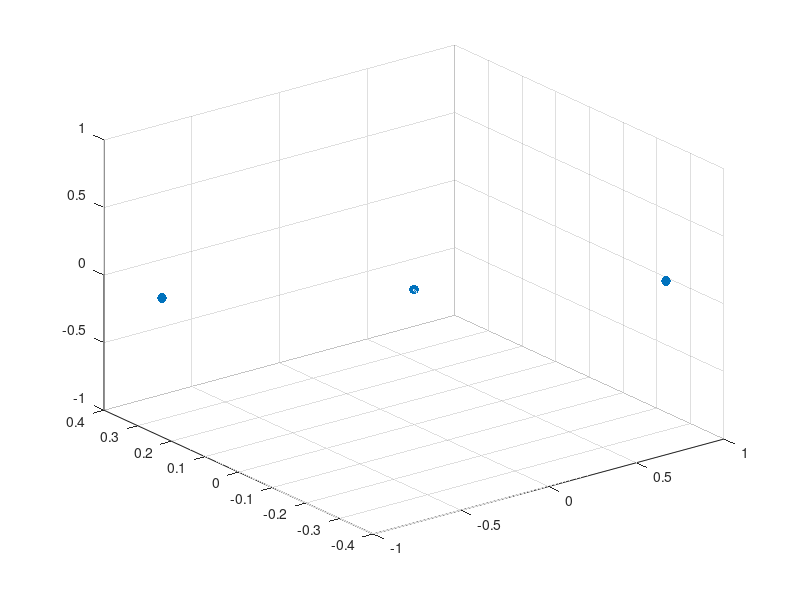

The MATLAB script that drew this image: (Note: this script raises an error after producing the figure.)
%% Setting up parameters
clear;clc
G = 6.674*10^-11;
n = 10;
spread = 5;
%G = 1;
dt = 0.01666666;
% Initial masses
m_1 = 1/G;
m_2 = 1/G;
m_3 = 1/G;
m = [m_1;m_2;m_3];
%m = (exp(rand(n,1).*3)).*1/G;
% Initial Positions
r_1 = [0.97000436 -0.24308753 0];
r_2 = -r_1;
r_3 = [0 0 0];
r = [r_1;r_2;r_3];
%r = rand(n,3).*spread-spread/2;
% Initial Velocities
rdot_1 = [0.93240737/2 0.86473146/2 0];
rdot_2 = [0.93240737/2 0.86473146/2 0];
rdot_3 = [-0.93240737 -0.86473146 0];
rdot = [rdot_1;rdot_2;rdot_3];
%rdot = rand(n,3).*2-1;
%% Setting up spacial plot
trl = quiver3(r(:,1),r(:,2),r(:,3),...
    dt.*rdot(:,1),dt.*rdot(:,2),dt.*rdot(:,3),0);
hold on
s = scatter3(r(:,1),r(:,2),r(:,3),m.*G.*50,'filled');
trl.ShowArrowHead = 'off';
%trl.LineStyle = 'none';
%trl.Marker = '.';
%trl.MarkerSize = 5;

ax = gca;
axis equal
ax.Clipping = 'off';
ax.Box = 'off';
axis([-1.5 1.5 -0.5 0.5 -0.5 0.5])
camproj('perspective')
cameratoolbar('SetMode','orbit')
%% Simulation Loop
rold = r;
rdotold = rdot;
tic
while true
    r2dot = zeros(size(r,1),size(r,2));
    for i = 1:size(r,1)
        for j = 1:size(r,1)
            if j == i
            else
                r2dot(i,:) = r2dot(i,:) + (G*m(j).*(r(j,:)-r(i,:)))/(norm(r(j,:)-r(i,:))^3);
            end
        end
    end
    rdot = rdot + dt.*r2dot;
    r = r + dt.*rdot;
    %mold = cat(1,mold,m);
    
    rold = cat(1,rold,r);
    rdotold = cat(1,rdotold,rdot);
    if(size(rold,1) > size(r,1)*round(20/dt))
        rold = rold((end-size(r,1)*round(20/dt)):end,:);
        rdotold = rdotold((end-size(r,1)*round(20/dt)):end,:);
    end
%    rold(ones(size(rold,1),size(rold,2)).*(1:size(rold,1))' + round(1/dt) < 0) = [];
%    rdotold(ones(size(rold,1),size(rold,2)).*(1:size(rold,1))' + round(1/dt) < 0) = [];
    trl.XData = rold(:,1);
    trl.YData = rold(:,2);
    trl.ZData = rold(:,3);
    
    trl.UData = -dt.*rdotold(:,1);
    trl.VData = -dt.*rdotold(:,2);
    trl.WData = -dt.*rdotold(:,3);
    
    s.XData = r(:,1);
    s.YData = r(:,2);
    s.ZData = r(:,3);
    calcTime=toc;
    drawnow
    %pause(max(dt-calcTime,0))
    tic
end
